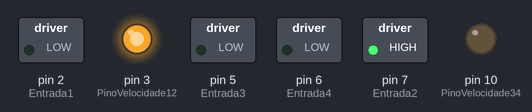
Recording of a sketch running on a simulated Arduino Uno, built with avr-gcc and run on an emulated ATmega328P. On the bench: switched loads named in the sketch (green lamp = pin HIGH), output pins drawn as LEDs (lit = HIGH).

Above: at 0.1 s.
At 3.1 s:
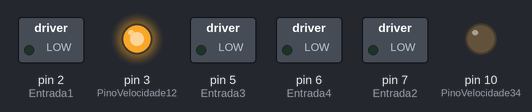
At 12.1 s:
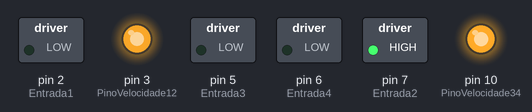
At 18.1 s:
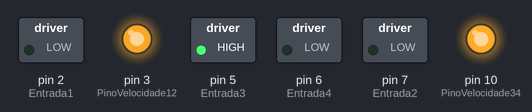
At 39.1 s:
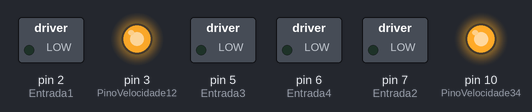
Timing chart, 0 to 40.0 s (numbered marks = the images above):
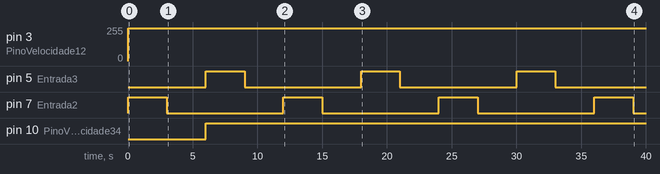

Measured:
- by itself, pin 3 (PinoVelocidade12): 0/255 → 244/255 at 0.00 s
- by itself, pin 5 (Entrada3), pin 7 (Entrada2): alternates HIGH for 3.0 s and LOW for 9.0 s
- by itself, pin 10 (PinoVelocidade34): LOW → HIGH at 6.0 s

The sketch:

sketch_Carro_Ini.ino
```cpp
int PinoVelocidade12 = 3; //Ligado ao pino 1 do L293D
int PinoVelocidade34 = 10; //Ligado ao pino 1 do L293D
int Entrada1 = 2; //Ligado ao pino 2 do L293D
int Entrada2 = 7; //Ligado ao pino 7 do L293D
int Entrada3 = 5; //Ligado ao pino 2 do L293D
int Entrada4 = 6; //Ligado ao pino 7 do L293D

void setup()
{
  //Define os pinos como saida
  pinMode(PinoVelocidade12, OUTPUT);
  pinMode(PinoVelocidade34, OUTPUT);
  pinMode(Entrada1, OUTPUT);
  pinMode(Entrada2, OUTPUT);
  pinMode(Entrada3, OUTPUT);
  pinMode(Entrada4, OUTPUT);
}

void loop()
{
  //Define a velocidade de rotacao
  int velocidade = 500;
  analogWrite(PinoVelocidade12, velocidade);

  //Aciona o motor
  digitalWrite(Entrada1, LOW);
  digitalWrite(Entrada2, HIGH);
  delay(3000);

  //Chama a rotina de parada do motor
  para_motor();

  //Aciona o motor no sentido inverso
  analogWrite(PinoVelocidade34, velocidade);
  digitalWrite(Entrada3, HIGH);
  digitalWrite(Entrada4, LOW);
  delay(3000);
  para_motor();

}

void para_motor()
{
  digitalWrite(Entrada1, LOW);
  digitalWrite(Entrada2, LOW);
  digitalWrite(Entrada3, LOW);
  digitalWrite(Entrada4, LOW);
  delay(3000);
}
```
